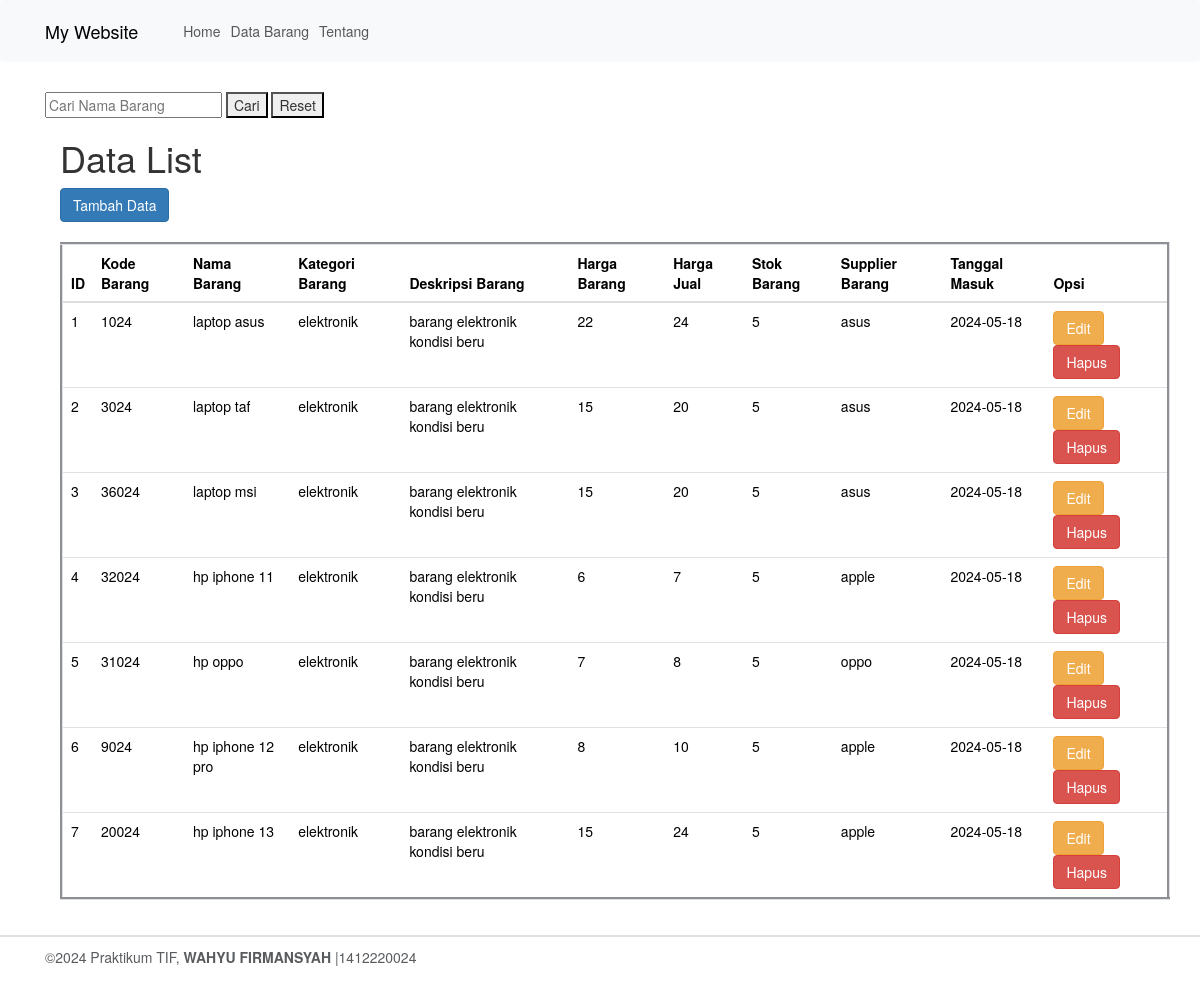
Page /CodeIgniter/index.php/beranda/data_barang on the committed database.
### tables this page shows
CREATE TABLE `tb_barang` (
  `id_barang` int(11) NOT NULL,
  `kode_barang` varchar(20) NOT NULL,
  `nama_barang` varchar(100) NOT NULL,
  `kategori_barang` varchar(50) NOT NULL,
  `deskripsi_barang` text NOT NULL,
  `harga_barang` double NOT NULL,
  `harga_jual` double NOT NULL,
  `stok_barang` int(50) NOT NULL,
  `supplier_barang` varchar(100) NOT NULL,
  `tanggal_masuk` date NOT NULL
);

### CodeIgniter/application/controllers/beranda.php (called while the page is built, shortened)
<?php
class Beranda extends CI_Controller
{
    public function __construct()
    {
        $this->load->model('Barang_model');
    }
    public function data_barang()
    {
        $data['title'] = 'Data Barang';
        $data['active_menu'] = 'data_barang';
        $data['barang'] = $this->Barang_model->get_data();
        $data['content'] = $this->load->view('barang/data_barang', $data, true);
        $this->load->view('template/template', $data);
    }
}
?>

### CodeIgniter/index.php (called while the page is built, shortened)
<?php
require_once BASEPATH.'core/CodeIgniter.php';

### CodeIgniter/application/models/barang_model.php (called while the page is built, shortened)
<?php
class Barang_model extends CI_Model {
    public function get_data() {
        $query = $this->db->get('tb_barang');
        return $query->result_array();
    }
}
?>

### CodeIgniter/application/views/barang/data_barang.php (the view, shortened to what this page needs)
<!DOCTYPE html>
<html lang="en">
<head>
    <link href="<?= base_url('assets/bootswatch-5/dist/css/bootstrap.min.css') ?>" rel="stylesheet">
    <form action="<?php echo base_url('barang/search_barang'); ?>" method="post">
        <input type="text" name="keyword" placeholder="Cari Nama Barang">
        <button type="submit">Cari</button>
        <button onclick="window.location.href='<?php echo base_url('barang/data_barang'); ?>'" type="button">Reset</button>
    </form>
</head>
<body>
    <div class="container">
        <h1>Data List</h1>
        <button onclick="window.location.href='<?php echo base_url('barang/create'); ?>'" class="btn btn-primary">Tambah Data</button><br></br>
        <table border="3" class="table table-sm">
            <thead>
                <tr>
                    <th>ID</th>
                    <th>Kode Barang</th>
                    <th>Nama Barang</th>
                    <th>Kategori Barang</th>
                    <th>Deskripsi Barang</th>
                    <th>Harga Barang</th>
                    <th>Harga Jual</th>
                    <th>Stok Barang</th>
                    <th>Supplier Barang</th>
                    <th>Tanggal Masuk</th>
                    <th>Opsi</th>
                </tr>
            </thead>
            <?php foreach ($barang as $index => $record) : ?>
                <tr>
                    <td><?php echo $index + 1; ?></td>
                    <td><?php echo $record['kode_barang']; ?></td>
                    <td><?php echo $record['nama_barang']; ?></td>
                    <td><?php echo $record['kategori_barang']; ?></td>
                    <td><?php echo $record['deskripsi_barang']; ?></td>
                    <td><?php echo $record['harga_barang']; ?></td>
                    <td><?php echo $record['harga_jual']; ?></td>
                    <td><?php echo $record['stok_barang']; ?></td>
                    <td><?php echo $record['supplier_barang']; ?></td>
                    <td><?php echo $record['tanggal_masuk']; ?></td>
                    <td>
                        <a href="<?php echo base_url('beranda/edit/' . $record['id_barang']); ?>" class="btn btn-warning">Edit</a>
                        <a href="<?php echo base_url('beranda/delete/' . $record['id_barang']); ?>" class="btn btn-danger" onclick="return confirm('Apakah Anda yakin ingin menghapus data ini?');">Hapus</a>
                    </td>
                </tr>
            <?php endforeach; ?>
        </table>
    </div>
</body>
</html>

### rows in the picture
tb_barang: kode_barang "1024", nama_barang "laptop asus", kategori_barang "elektronik", deskripsi_barang "barang elektronik kondisi beru", harga_barang "22", harga_jual "24", stok_barang "5", supplier_barang "asus", tanggal_masuk "2024-05-18"
tb_barang: kode_barang "3024", nama_barang "laptop taf", kategori_barang "elektronik", deskripsi_barang "barang elektronik kondisi beru", harga_barang "15", harga_jual "20", stok_barang "5", supplier_barang "asus", tanggal_masuk "2024-05-18"
tb_barang: kode_barang "36024", nama_barang "laptop msi", kategori_barang "elektronik", deskripsi_barang "barang elektronik kondisi beru", harga_barang "15", harga_jual "20", stok_barang "5", supplier_barang "asus", tanggal_masuk "2024-05-18"
tb_barang: kode_barang "32024", nama_barang "hp iphone 11", kategori_barang "elektronik", deskripsi_barang "barang elektronik kondisi beru", harga_barang "6", harga_jual "7", stok_barang "5", supplier_barang "apple", tanggal_masuk "2024-05-18"
tb_barang: kode_barang "31024", nama_barang "hp oppo", kategori_barang "elektronik", deskripsi_barang "barang elektronik kondisi beru", harga_barang "7", harga_jual "8", stok_barang "5", supplier_barang "oppo", tanggal_masuk "2024-05-18"
tb_barang: kode_barang "9024", nama_barang "hp iphone 12 pro", kategori_barang "elektronik", deskripsi_barang "barang elektronik kondisi beru", harga_barang "8", harga_jual "10", stok_barang "5", supplier_barang "apple", tanggal_masuk "2024-05-18"
tb_barang: kode_barang "20024", nama_barang "hp iphone 13", kategori_barang "elektronik", deskripsi_barang "barang elektronik kondisi beru", harga_barang "15", harga_jual "24", stok_barang "5", supplier_barang "apple", tanggal_masuk "2024-05-18"
